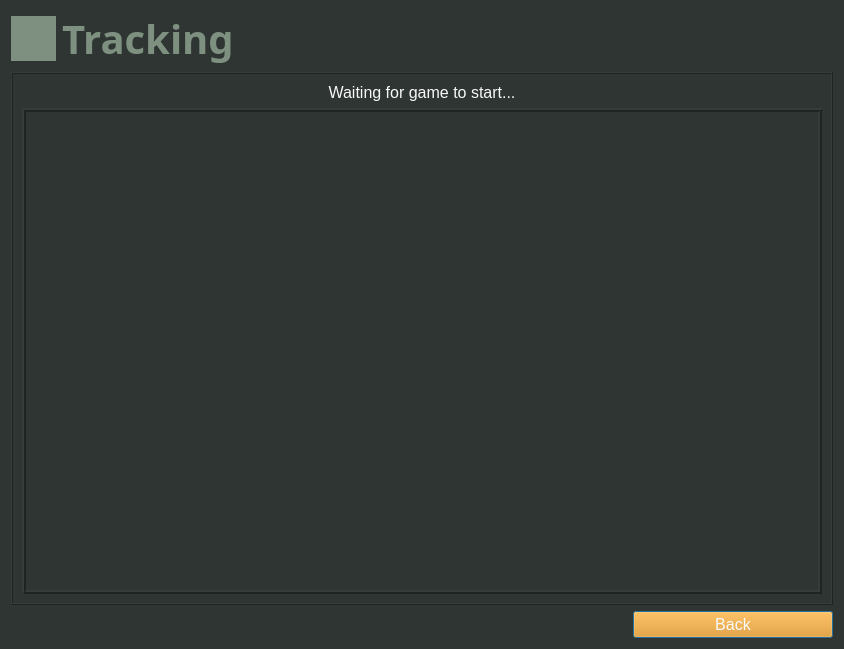
<?xml version="1.0" encoding="UTF-8"?>
<ui version="4.0">
 <class>Dialog</class>
 <widget class="QDialog" name="Dialog">
  <property name="geometry">
   <rect>
    <x>0</x>
    <y>0</y>
    <width>840</width>
    <height>649</height>
   </rect>
  </property>
  <property name="windowTitle">
   <string>Dialog</string>
  </property>
  <property name="styleSheet">
   <string notr="true">background-color: #2e3532</string>
  </property>
  <layout class="QVBoxLayout" name="verticalLayout">
   <item>
    <layout class="QHBoxLayout" name="horizontalLayout">
     <item>
      <widget class="QLabel" name="label">
       <property name="sizePolicy">
        <sizepolicy hsizetype="Fixed" vsizetype="Fixed">
         <horstretch>0</horstretch>
         <verstretch>0</verstretch>
        </sizepolicy>
       </property>
       <property name="minimumSize">
        <size>
         <width>45</width>
         <height>45</height>
        </size>
       </property>
       <property name="maximumSize">
        <size>
         <width>45</width>
         <height>45</height>
        </size>
       </property>
       <property name="styleSheet">
        <string notr="true">background-color:#7E9181;color:#7E9181;</string>
       </property>
       <property name="text">
        <string>TextLabel</string>
       </property>
      </widget>
     </item>
     <item>
      <widget class="QLabel" name="label_2">
       <property name="sizePolicy">
        <sizepolicy hsizetype="Fixed" vsizetype="Fixed">
         <horstretch>0</horstretch>
         <verstretch>0</verstretch>
        </sizepolicy>
       </property>
       <property name="font">
        <font>
         <family>Copperplate Gothic Bold</family>
         <pointsize>30</pointsize>
         <weight>75</weight>
         <bold>true</bold>
        </font>
       </property>
       <property name="styleSheet">
        <string notr="true">color: #7e9181;</string>
       </property>
       <property name="text">
        <string>Tracking</string>
       </property>
      </widget>
     </item>
     <item>
      <spacer name="horizontalSpacer">
       <property name="orientation">
        <enum>Qt::Horizontal</enum>
       </property>
       <property name="sizeHint" stdset="0">
        <size>
         <width>40</width>
         <height>20</height>
        </size>
       </property>
      </spacer>
     </item>
    </layout>
   </item>
   <item>
    <widget class="QFrame" name="frame">
     <property name="frameShape">
      <enum>QFrame::Box</enum>
     </property>
     <property name="frameShadow">
      <enum>QFrame::Raised</enum>
     </property>
     <layout class="QVBoxLayout" name="verticalLayout_2">
      <item>
       <widget class="QLabel" name="label_3">
        <property name="sizeIncrement">
         <size>
          <width>16</width>
          <height>9</height>
         </size>
        </property>
        <property name="font">
         <font>
          <pointsize>12</pointsize>
         </font>
        </property>
        <property name="styleSheet">
         <string notr="true">color: #f7f9f9</string>
        </property>
        <property name="text">
         <string>Waiting for game to start...</string>
        </property>
        <property name="alignment">
         <set>Qt::AlignCenter</set>
        </property>
       </widget>
      </item>
      <item>
       <widget class="QFrame" name="frame_2">
        <property name="sizePolicy">
         <sizepolicy hsizetype="MinimumExpanding" vsizetype="MinimumExpanding">
          <horstretch>0</horstretch>
          <verstretch>0</verstretch>
         </sizepolicy>
        </property>
        <property name="minimumSize">
         <size>
          <width>800</width>
          <height>450</height>
         </size>
        </property>
        <property name="sizeIncrement">
         <size>
          <width>16</width>
          <height>9</height>
         </size>
        </property>
        <property name="frameShape">
         <enum>QFrame::Box</enum>
        </property>
        <property name="frameShadow">
         <enum>QFrame::Raised</enum>
        </property>
        <property name="lineWidth">
         <number>2</number>
        </property>
       </widget>
      </item>
     </layout>
    </widget>
   </item>
   <item>
    <layout class="QHBoxLayout" name="horizontalLayout_2">
     <item>
      <spacer name="horizontalSpacer_2">
       <property name="orientation">
        <enum>Qt::Horizontal</enum>
       </property>
       <property name="sizeHint" stdset="0">
        <size>
         <width>40</width>
         <height>20</height>
        </size>
       </property>
      </spacer>
     </item>
     <item>
      <widget class="QPushButton" name="returnNavBtn">
       <property name="sizePolicy">
        <sizepolicy hsizetype="Fixed" vsizetype="Fixed">
         <horstretch>0</horstretch>
         <verstretch>0</verstretch>
        </sizepolicy>
       </property>
       <property name="minimumSize">
        <size>
         <width>200</width>
         <height>0</height>
        </size>
       </property>
       <property name="font">
        <font>
         <family>Segoe UI</family>
         <pointsize>12</pointsize>
        </font>
       </property>
       <property name="autoFillBackground">
        <bool>false</bool>
       </property>
       <property name="styleSheet">
        <string notr="true">background-color: #f18f01;
color: #f7f9f9;</string>
       </property>
       <property name="text">
        <string>Back</string>
       </property>
      </widget>
     </item>
    </layout>
   </item>
  </layout>
 </widget>
 <resources/>
 <connections/>
</ui>
